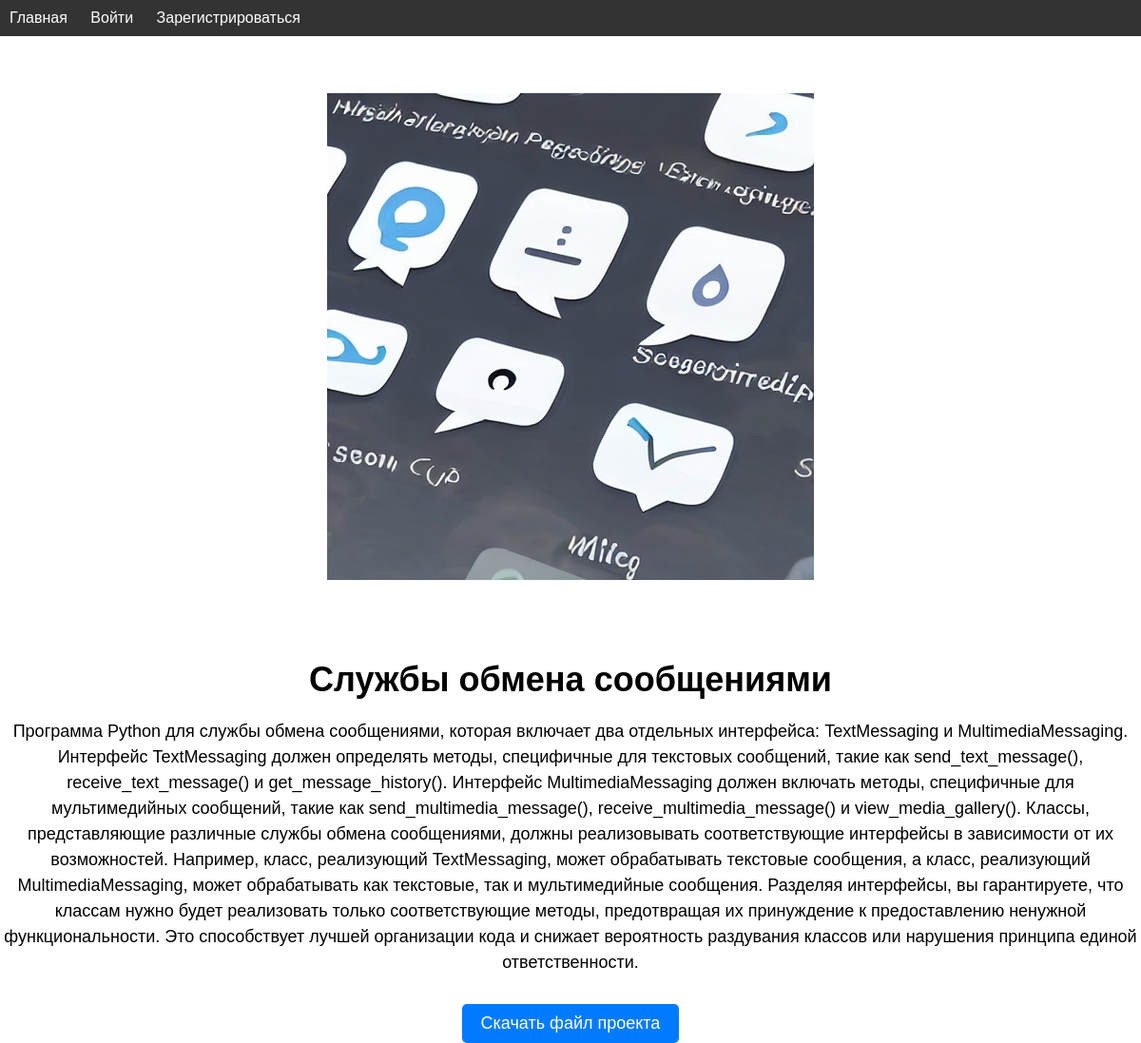
Page /2/ on the committed database.
### educatioanal_app/models.py (models this page shows, shortened)
class Work(models.Model):
    title = models.CharField(verbose_name='Заголовок', max_length=100)
    description = models.TextField(verbose_name='Описание')
    image = models.ImageField(verbose_name='фото', upload_to='educational_app/images')
    project_file = models.FileField(verbose_name='файл проекта', upload_to='educational_app/docments')
    created = models.DateTimeField(verbose_name='дата', auto_now_add=True)
    class Meta:
        verbose_name = 'проект'
        verbose_name_plural = "проекты"

### educatioanal_app/views.py (the view)
# urls.py: path('<int:work_id>/', views.details, name='details'),
def details(request, work_id):
    work = get_object_or_404(Work, pk=work_id)
    return render(request, 'educational_app/details.html', {'work': work})

### educatioanal_app/templates/educational_app/details.html (shortened to what this page needs)
{% extends 'educational_app/index.html' %}
{% load static %}
{% block content %}
    <div class="details">
        <img src="{{ work.image.url }}" alt="{{ work.title }}">
        <h1>{{ work.title }}</h1>
        <p>{{ work.description }}</p>
        <a href="{{ work.project_file.url }}" download>Скачать файл проекта</a>
    </div>
{% endblock %}

### educatioanal_app/static/css/style.css (style rules this page uses)
body { margin: 0; padding: 0; font-family: Arial, Helvetica, sans-serif; }
.container h1, h2 { text-align: center; margin: 60px 0 40px; font-size: 36px; }
.details { max-width: 100%; margin-top: 20px; text-align: center; }
.details img { max-width: 100%; margin-bottom: 20px; }
.details h1 { font-size: 36px; margin-bottom: 20px; }
.details p { font-size: 18px; line-height: 1.5; margin-bottom: 30px; }
.details a { display: inline-block; background-color: #007bff; color: #fff; font-size: 18px; padding: 10px 20px; border-radius: 5px; text-decoration: none; }
a { color: #008CBA; text-decoration: none; }

### rows in the picture
Work: image (picture), title "Службы обмена сообщениями", description "Программа Python для службы обмена сообщениями, которая включает два отдельных интерфейса: TextMessaging и MultimediaMessaging. Интерфейс TextMessaging должен определять методы, специфичные для текстовых сообщений, такие как send_text_message(), receive_text_message() и get_message_history(). Интерфейс MultimediaMessaging должен включать методы, специфичные для мультимедийных сообщений, такие как send_multimedia_message(), receive_multimedia_message() и view_media_gallery(). Классы, представляющие различные службы обмена сообщениями, должны реализовывать соответствующие интерфейсы в зависимости от их возможностей. Например, класс, реализующий TextMessaging, может обрабатывать текстовые…"
